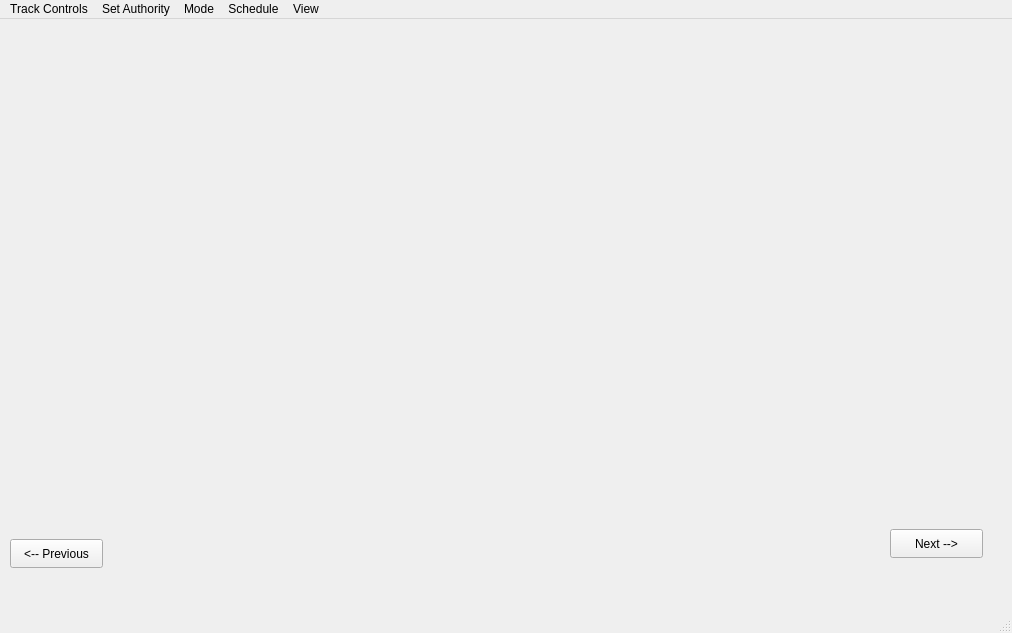
<?xml version="1.0" encoding="UTF-8"?>
<ui version="4.0">
 <class>CTC</class>
 <widget class="QMainWindow" name="CTC">
  <property name="geometry">
   <rect>
    <x>0</x>
    <y>0</y>
    <width>1012</width>
    <height>633</height>
   </rect>
  </property>
  <property name="sizePolicy">
   <sizepolicy hsizetype="Ignored" vsizetype="Ignored">
    <horstretch>0</horstretch>
    <verstretch>0</verstretch>
   </sizepolicy>
  </property>
  <property name="windowTitle">
   <string>CTC</string>
  </property>
  <widget class="QWidget" name="centralwidget">
   <widget class="QLabel" name="label">
    <property name="geometry">
     <rect>
      <x>10</x>
      <y>60</y>
      <width>351</width>
      <height>21</height>
     </rect>
    </property>
    <property name="font">
     <font/>
    </property>
    <property name="text">
     <string/>
    </property>
   </widget>
   <widget class="QLabel" name="label_2">
    <property name="geometry">
     <rect>
      <x>11</x>
      <y>86</y>
      <width>981</width>
      <height>411</height>
     </rect>
    </property>
    <property name="sizePolicy">
     <sizepolicy hsizetype="Ignored" vsizetype="Ignored">
      <horstretch>0</horstretch>
      <verstretch>0</verstretch>
     </sizepolicy>
    </property>
    <property name="font">
     <font/>
    </property>
    <property name="text">
     <string/>
    </property>
    <property name="alignment">
     <set>Qt::AlignLeading|Qt::AlignLeft|Qt::AlignTop</set>
    </property>
   </widget>
   <widget class="QPushButton" name="previousButton">
    <property name="geometry">
     <rect>
      <x>10</x>
      <y>520</y>
      <width>93</width>
      <height>29</height>
     </rect>
    </property>
    <property name="text">
     <string>&lt;-- Previous</string>
    </property>
   </widget>
   <widget class="QPushButton" name="nextButton">
    <property name="geometry">
     <rect>
      <x>890</x>
      <y>510</y>
      <width>93</width>
      <height>29</height>
     </rect>
    </property>
    <property name="text">
     <string>Next --&gt;</string>
    </property>
   </widget>
  </widget>
  <widget class="QMenuBar" name="menubar">
   <property name="geometry">
    <rect>
     <x>0</x>
     <y>0</y>
     <width>1012</width>
     <height>26</height>
    </rect>
   </property>
   <widget class="QMenu" name="menuTrack">
    <property name="title">
     <string>Track Controls</string>
    </property>
    <addaction name="actionOpen_Close_Track"/>
   </widget>
   <widget class="QMenu" name="menuSet_Authority">
    <property name="title">
     <string>Set Authority</string>
    </property>
    <addaction name="actionDispatch_Train"/>
   </widget>
   <widget class="QMenu" name="menuView">
    <property name="title">
     <string>View</string>
    </property>
    <addaction name="actionView_Train_Statuses"/>
    <addaction name="actionView_Red_Line_Status"/>
    <addaction name="actionView_Green_Line_Status"/>
    <addaction name="actionClear"/>
   </widget>
   <widget class="QMenu" name="menuMode">
    <property name="title">
     <string>Mode</string>
    </property>
    <addaction name="actionManual"/>
    <addaction name="actionAutomatic"/>
   </widget>
   <widget class="QMenu" name="menuSchedule">
    <property name="title">
     <string>Schedule</string>
    </property>
    <addaction name="actionView"/>
    <addaction name="actionUpdate"/>
   </widget>
   <addaction name="menuTrack"/>
   <addaction name="menuSet_Authority"/>
   <addaction name="menuMode"/>
   <addaction name="menuSchedule"/>
   <addaction name="menuView"/>
  </widget>
  <widget class="QStatusBar" name="statusbar"/>
  <action name="actionView_Train_Statuses">
   <property name="text">
    <string>View Train Statuses</string>
   </property>
  </action>
  <action name="actionDispatch_Train">
   <property name="text">
    <string>Dispatch Train</string>
   </property>
  </action>
  <action name="actionOpen_Close_Track">
   <property name="text">
    <string>Open/ Close Track</string>
   </property>
  </action>
  <action name="actionView_Red_Line_Status">
   <property name="text">
    <string>View Red Line Status</string>
   </property>
  </action>
  <action name="actionClear">
   <property name="text">
    <string>Clear</string>
   </property>
  </action>
  <action name="actionView_Green_Line_Status">
   <property name="text">
    <string>View Green Line Status</string>
   </property>
  </action>
  <action name="actionManual">
   <property name="checkable">
    <bool>true</bool>
   </property>
   <property name="checked">
    <bool>true</bool>
   </property>
   <property name="text">
    <string>Manual</string>
   </property>
  </action>
  <action name="actionAutomatic">
   <property name="checkable">
    <bool>true</bool>
   </property>
   <property name="text">
    <string>Automatic</string>
   </property>
  </action>
  <action name="actionView">
   <property name="text">
    <string>View</string>
   </property>
  </action>
  <action name="actionUpdate">
   <property name="text">
    <string>Update</string>
   </property>
  </action>
 </widget>
 <resources/>
 <connections/>
</ui>
